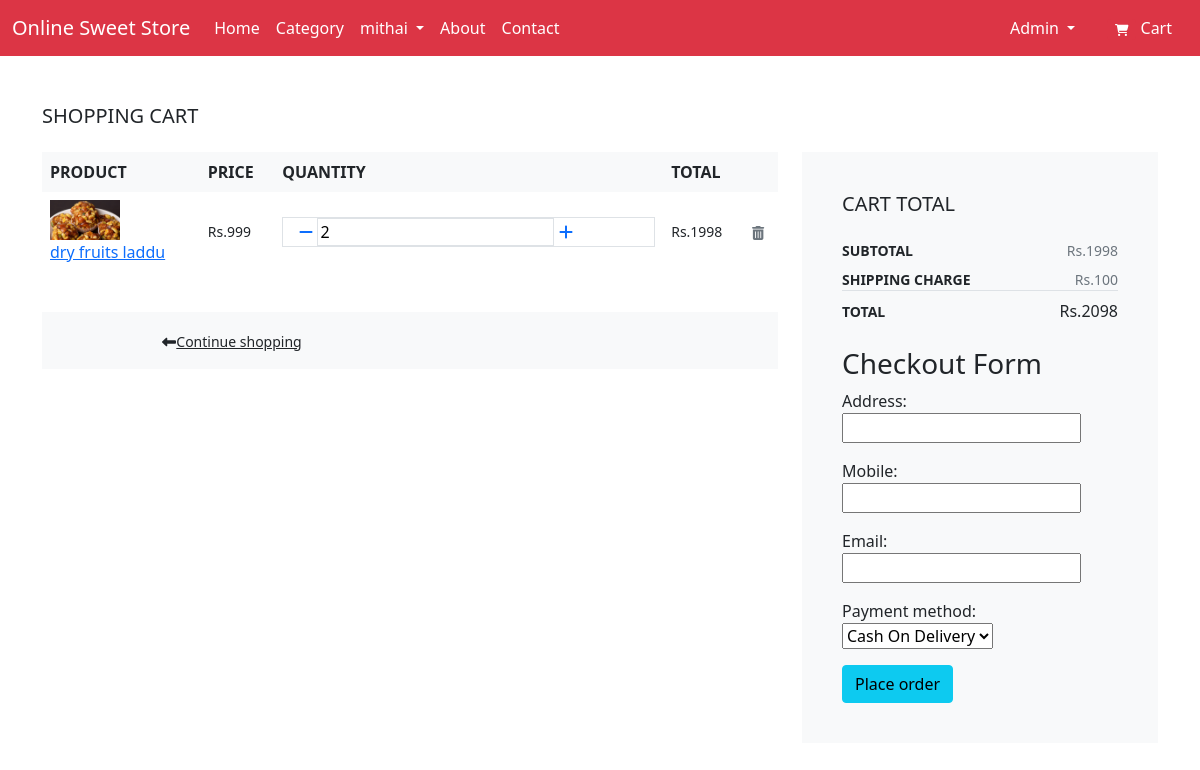
Screenshot of /cartcheckout/ (signed in) with the database file from the repository.
### app/models.py (models this page shows, shortened)
class Cart(models.Model):
    user = models.ForeignKey(User, verbose_name="User", on_delete=models.CASCADE)
    product = models.ForeignKey(Product, verbose_name="Product", on_delete=models.CASCADE)
    quantity = models.PositiveIntegerField(default=1, verbose_name="Quantity")
    created_at = models.DateTimeField(auto_now_add=True, verbose_name="Created Date")
    @property
    def total_price(self):
        return self.quantity * self.product.price

class Product(models.Model):
    Product_CHOICES=(
        ("gm","Gram"),
        ("kg","Kilogram"),
        ("pc","Piece"),
        ("packet","Packet")
        )
    name = models.CharField(max_length=50)
    description = models.CharField(max_length=200)
    category = models.ForeignKey(Category, related_name="products", on_delete=models.CASCADE, null=True)
    product_image = models.ImageField(upload_to='product', blank=True, null=True, verbose_name="Product Image")
    price = models.IntegerField()
    created_at = models.DateTimeField(auto_now_add=True, verbose_name="Created Date")
    unit = models.CharField(max_length=100,choices=Product_CHOICES)

### app/views.py (the view)
# urls.py: path('cartcheckout/', views.cart, name="cart"),
@login_required
def cart(request):
    user = request.user
    cart_products = Cart.objects.filter(user=user)
    cp = [p for p in Cart.objects.all() if p.user==user]
    amount = decimal.Decimal(0)
    total_amount=0
    shipping = 100
    if cp:
        for p in cp:
            temp_amount = (p.quantity*p.product.price)
            amount += temp_amount
            total_amount = amount + shipping
    if request.method == 'POST':
        fm = CheckoutForm(request.POST)
        user = request.user
        if fm.is_valid():
            cart = Cart.objects.filter(user=user)
            address = fm.cleaned_data['address']
            mobile = fm.cleaned_data['mobile']
            email = fm.cleaned_data['email']
            pm = fm.cleaned_data['payment_method']
            for c in cart:
                corder = Ordered(user=c.user, product=c.product, address=address,mobile=mobile, email=email,quantity= c.quantity, total=total_amount, payment_method=pm)
                corder.save()
                if pm == 'Esewa':
                    c.delete()
                    return redirect(reverse("esewarequest") + "?o_id=" + str(corder.id))
                c.delete()
            return redirect('cart')
    else:
        fm = CheckoutForm()
    context = {
        'cart_products': cart_products,
        'amount':amount,
        'total_amount':total_amount ,
        'shipping':shipping,
        'form':fm
       }
    return render(request, 'app/cart_checkout.html', context)

### app/forms.py
class CheckoutForm(forms.ModelForm):
    class Meta:
        model = Ordered
        fields = ["address",
                  "mobile", "email", "payment_method"]

### app/templates/app/cart_checkout.html (shortened to what this page needs)
{% extends 'app/base.html' %}
{% load static %}
{% block main-content %}
<div class="container">
{% if cart_products %}
        <section class="py-5">
          <h2 class="h5 text-uppercase mb-4">Shopping cart</h2>
          <div class="row">
            <div class="col-lg-8 mb-4 mb-lg-0">
              <div class="table-responsive mb-4">
                <table class="table">
                  <thead class="bg-light">
                    <tr>
                      <th class="border-0" scope="col"> <strong class="text-small text-uppercase">Product</strong></th>
                      <th class="border-0" scope="col"> <strong class="text-small text-uppercase">Price</strong></th>
                      <th class="border-0" scope="col"> <strong class="text-small text-uppercase">Quantity</strong></th>
                      <th class="border-0" scope="col"> <strong class="text-small text-uppercase">Total</strong></th>
                      <th class="border-0" scope="col"> </th>
                    </tr>
                  </thead>
                  <tbody>
                    {% for cart_product in cart_products %}
                    <tr>
                      <th class="pl-0 border-0" scope="row">
                        <div class="media align-items-center">
                          {% if cart_product.product.product_image %}
                            <a class="reset-anchor d-block animsition-link" href="{% url 'productdetail' cart_product.product.id  %}"><img src="{{cart_product.product.product_image.url}}" alt="{{cart_product.product.name}}" width="70"/></a>
                          {% else %}
                            <a class="reset-anchor d-block animsition-link" href=""><img src="" alt="{{cart_product.product.name}}" width="70"/></a>
                          {% endif %}
                          <div class="media-body ml-3"><strong class="h6"><a class="reset-anchor animsition-link" href="">{{cart_product.product.name}}</a></strong></div>
                        </div>
                      </th>
                      <td class="align-middle border-0">
                        <p class="mb-0 small">Rs.{{cart_product.product.price}}</p>
                      </td>
                      <td class="align-middle border-0">
                        <div class="border d-flex align-items-center justify-content-between px-3">
                          <div class="quantity">
                            <a href="{% url 'minus-cart' cart_product.id %}" class="dec-btn p-0 ml-2"><i class="fas fa-minus"></i></a>
                            <input class="border" type="text" value="{{cart_product.quantity}}"/>
                            <a href="{% url 'plus-cart' cart_product.id %}" class="inc-btn p-0"><i class="fas fa-plus"></i></a>
                          </div>
                        </div>
                      </td>
                      <td class="align-middle border-0">
                        <p class="mb-0 small">Rs.{{cart_product.total_price}}</p>
                      </td>
                      <td class="align-middle border-0"><a class="reset-anchor" href="{% url 'remove-cart' cart_product.id %}"><i class="fas fa-trash-alt small text-muted"></i></a></td>
                    </tr>
                    {% endfor %}
                  </tbody>
                </table>
              </div>
              <div class="bg-light px-4 py-3">
                <div class="row align-items-center text-center">
                  <div class="col-md-6 mb-3 mb-md-0 text-md-left"><a class="btn btn-link p-0 text-dark btn-sm" href="{% url 'category' %}"><i class="fas fa-long-arrow-alt-left mr-2"> </i>Continue shopping</a></div>
                </div>
              </div>
            </div>
            <div class="col-lg-4">
              <div class="card border-0 rounded-0 p-lg-4 bg-light">
                <div class="card-body">
                  <h5 class="text-uppercase mb-4">Cart total</h5>
                  <ul class="list-unstyled mb-0">
                    <li class="d-flex align-items-center justify-content-between"><strong class="text-uppercase small font-weight-bold">Subtotal</strong><span class="text-muted small">Rs.{{amount}}</span></li>
                    <li class="d-flex align-items-center border-bottom my-2 justify-content-between"><strong class="text-uppercase small font-weight-bold">Shipping Charge</strong><span class="text-muted small">Rs.{{shipping}} </span></li>
                    <li class="d-flex align-items-center justify-content-between mb-4"><strong class="text-uppercase small font-weight-bold">Total</strong><span>Rs.{{total_amount}}</span></li>
                    <li>
                        <h3>Checkout Form</h3>
                        <form action="" method="POST">
                            {{form.as_p}}
                            <button class="btn btn-info">Place order</button>
                        </form>
                    </li>
                  </ul>
                </div>
              </div>
            </div>
          </div>
        </section>
        {% else %}
          <div class="text-center py-5">
            <h3 class="mb-3">Your cart is empty.</h3>
            <a href="{% url 'category' %}"><i class="fas fa-long-arrow-alt-left mr-2"> </i>Continue-------shopping</a>
          </div>
        {% endif %}
    </div>
{% endblock main-content %}

### app/templates/app/base.html (shortened to what this page needs)
<!DOCTYPE html>
{% load static %}
<html lang="en">
<head>
    <link rel="stylesheet" href="{% static 'app/css/bootstrap.css' %}">
</head>
<body>
  <nav class="navbar navbar-expand-lg navbar-dark bg-danger">
    <div class="container-fluid">
      <a class="navbar-brand" href="{% url 'index' %}">Online Sweet Store</a>
      <div class="collapse navbar-collapse" id="navbarNavDropdown">
        <ul class="navbar-nav me-auto mb-2 mb-lg-0">
          <li class="nav-item">
            <a class="nav-link active" aria-current="page" href="{% url 'index' %}">Home</a>
          </li>
          <li class="nav-item">
            <a class="nav-link active" aria-current="page" href="{% url 'category' %}">Category</a>
          </li>
          <li class="nav-item dropdown">
            <a class="nav-link dropdown-toggle text-white" href="#" id="clothingDropdown" role="button" data-bs-toggle="dropdown" aria-expanded="false">
              mithai
            </a>
          </li>
          <li class="nav-item">
            <a class="nav-link active" aria-current="page" href="/">About</a>
          </li>
          <li class="nav-item">
            <a class="nav-link active" aria-current="page" href="/">Contact</a>
          </li>
        </ul>
        <div>
         <ul class="navbar-nav me-auto mb-2 mb-lg-0">
           {% if request.user.is_authenticated %}
               <li class="nav-item dropdown mx-2">
                 <a class="nav-link dropdown-toggle text-white" href="#" id="profileDropdown" role="button" data-bs-toggle="dropdown" aria-expanded="false">
                   {{request.user.username|capfirst}}
                 </a>
               </li>
               <li class="nav-item mx-2">
               <a href="{% url 'cart' %}" class="nav-link text-white"><span class="badge bg-danger"><i class="fa fa-shopping-cart"></i></span> Cart </a>
               </li>
           {% endif %}
         </ul>
        </div>
      </div>
    </div>
   </nav>
    {% block main-content %} {% endblock main-content %}
</body>
</html>

### rows the page displays
Cart: product.product_image (picture), product.name "dry fruits laddu", product.price "999", quantity "2", total_price "1998"

### other values shown
{{ request.user.username|capfirst }} "Admin"
{{ amount }} "1998"
{{ shipping }} "100"
{{ total_amount }} "2098"
